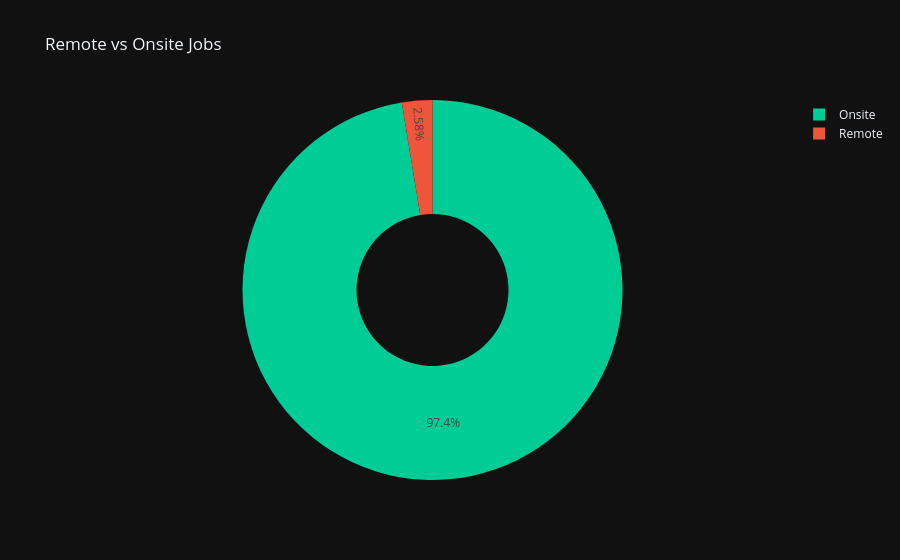

The notebook cell saved with this chart:
### Code cell
# Remote v/s Onsite JOb
remote_counts = df["Job Is Remote"].map({True: "Remote", False: "Onsite"}).value_counts().reset_index()
remote_counts.columns = ["Type", "Count"]

fig = px.pie(remote_counts, names="Type", values="Count",
             title="Remote vs Onsite Jobs",
             color_discrete_sequence=["#00CC96", "#EF553B"],
             template="plotly_dark", hole=0.4)
fig.write_image("charts/03_remote_vs_onsite.png")
fig.show()

### Figure 1 — Plotly figure (JSON) as saved in the notebook; plotly's stock layout.template omitted (floating-point values rounded to 4 significant figures)
{"data": [{"domain": {"x": [0, 1], "y": [0, 1]}, "hole": 0.4, "hovertemplate": "Type=%{label}<br>Count=%{value}<extra></extra>", "labels": ["Onsite", "Remote"], "legendgroup": "", "name": "", "showlegend": true, "type": "pie", "values": [905, 24]}], "layout": {"legend": {"tracegroupgap": 0}, "piecolorway": ["#00CC96", "#EF553B"], "title": {"text": "Remote vs Onsite Jobs"}}}
